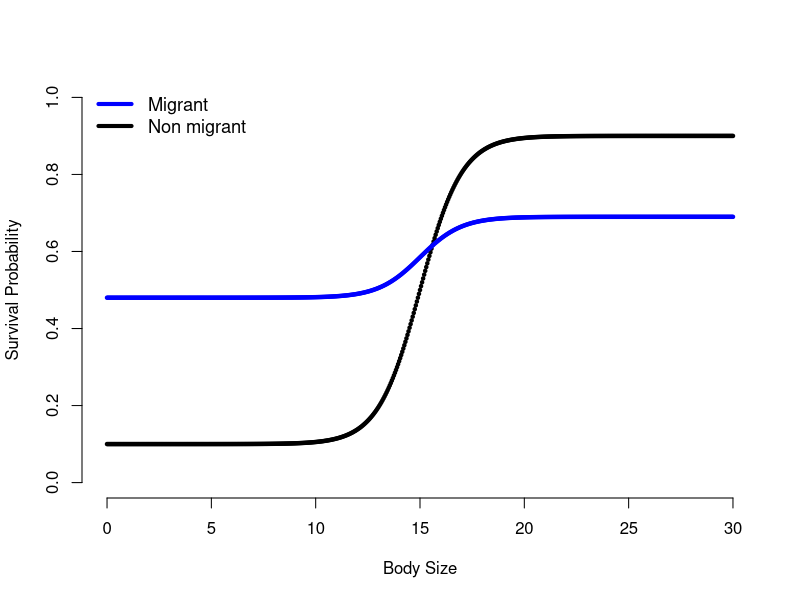
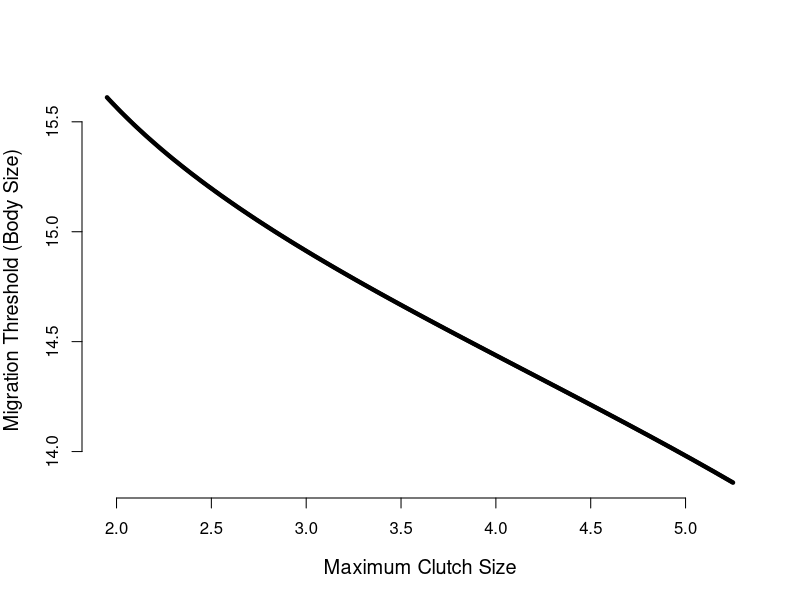
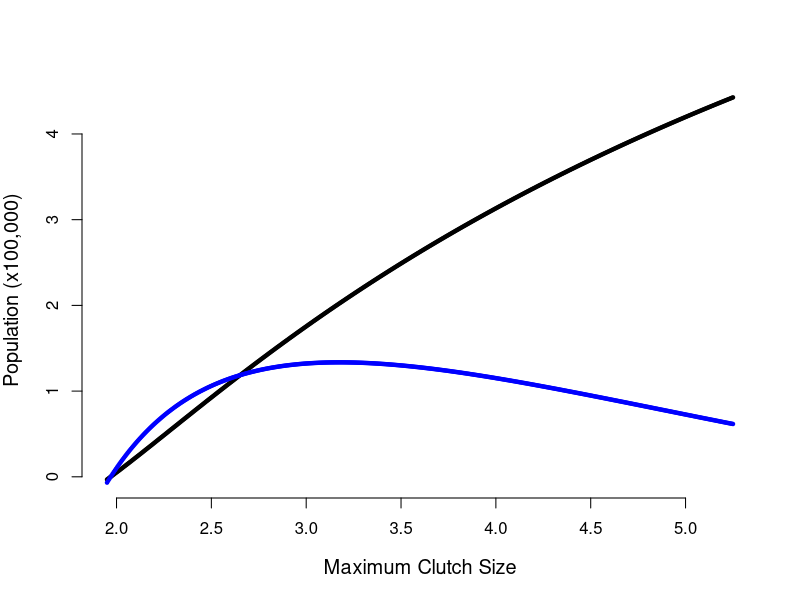
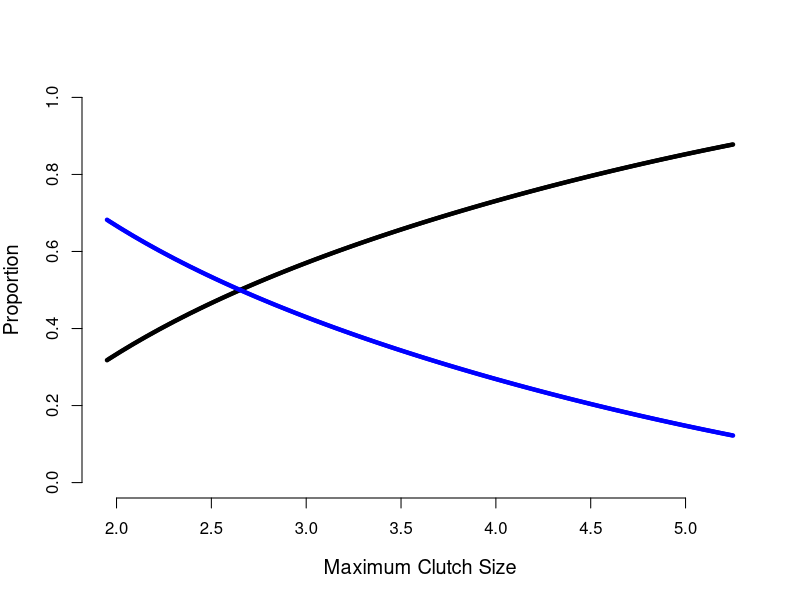
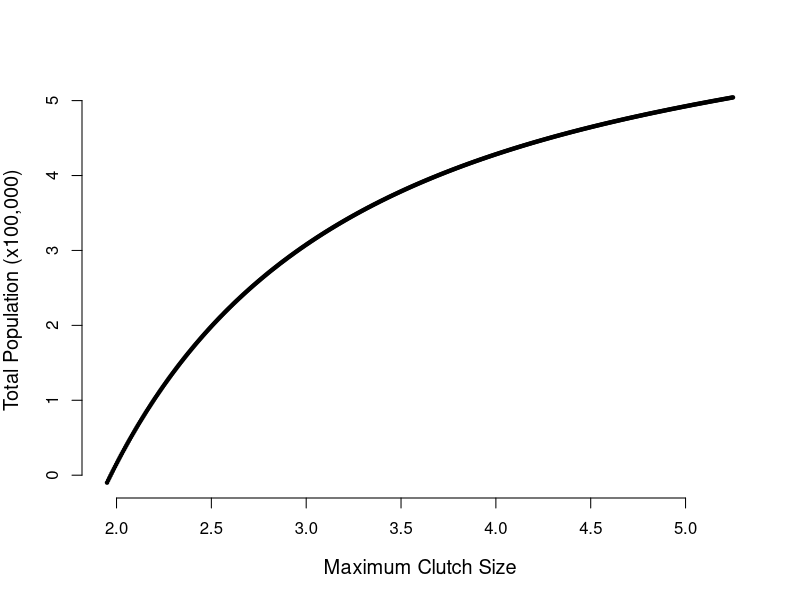
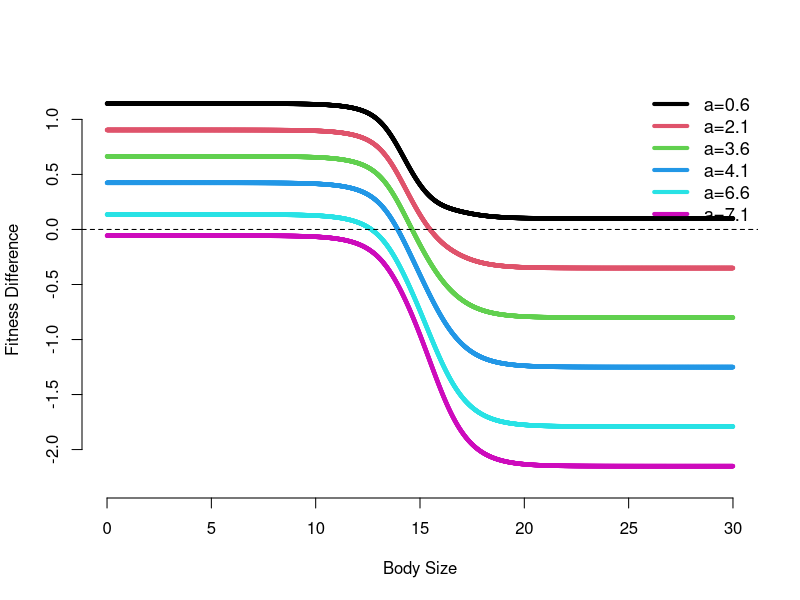
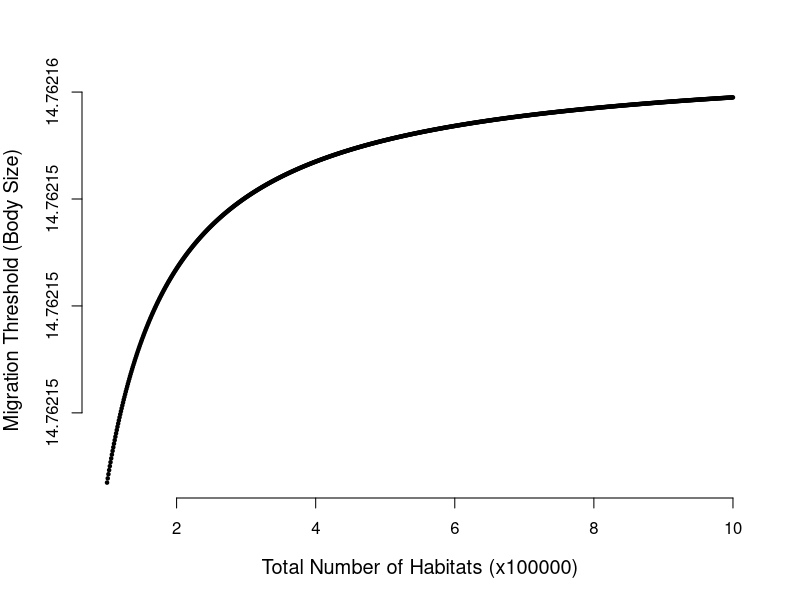
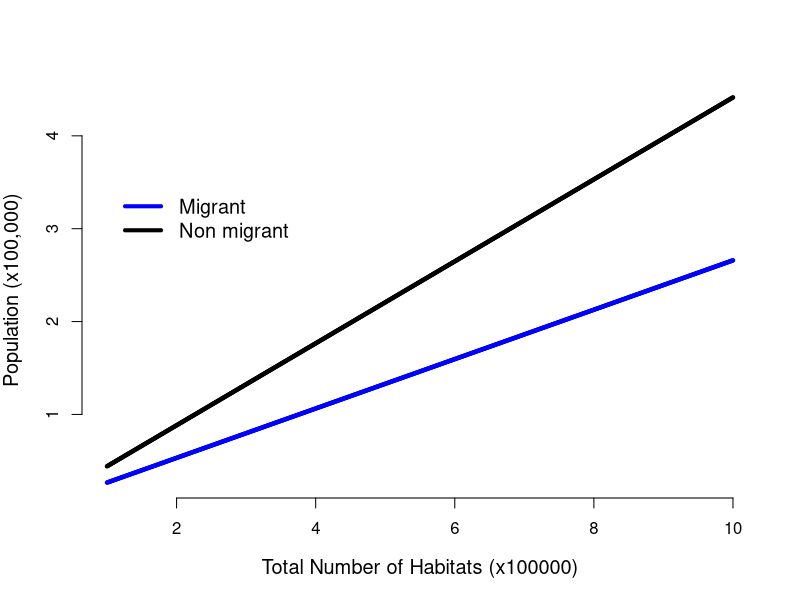

The R source for these figures, in order:
# defining survival and body size functions and their products for use later
FPm <- function(s) { 
  (0.48 + 0.21 / (1 +exp(15-s))) * exp(-0.5*(s-15)^2/1^2)/(1*sqrt(2*pi)) # survival rate of migrants times normal distribution of body weights
}
FPn <- function(s) {
  (0.10 + 0.8 / (1 +exp(15-s))) * exp(-0.5*(s-15)^2/1^2)/(1*sqrt(2*pi)) # survival rate of nonmigrants times normal distribution of body weights
}
P_survive_migrant <- function(s) {
  0.48 + 0.21 / (1 +exp(15-s))
}
P_survive_nonmigrant <- function(s) {
  0.10 + 0.8 / (1 +exp(15-s))
}
Fs <- function(s) {
  exp(-0.5*(s-15)^2/1^2)/(1*sqrt(2*pi))
}
s <- seq(0,30,0.05)
plot(s, P_survive_nonmigrant(s), pch=20, cex=0.7, ylim= c(0,1), ylab='Survival Probability', xlab='Body Size', frame.plot=FALSE)
points(s , P_survive_migrant(s), pch=20, cex=0.7, col='blue')
legend(x='topleft', legend=c('Migrant','Non migrant'), lty=c(1,1), col=c('blue','black'), cex=1.1, lwd=4, bty='n')

# plotting the effect of varying habitat quality on migration threshold and equilibrium population and proportions
best_territory <- seq(0.65,1.75,0.002)
s <- seq(0,30,length.out=length(best_territory))
Nm_soln <- numeric(length(s))
Nn_soln <- numeric(length(s))
Rn <- numeric(length(s))
Rm <- numeric(length(s))
fitness_m <- numeric(length(s))
fitness_n <- numeric(length(s))
threshold <- numeric(length(s))
Nm_therealdeal <- numeric(length(best_territory))
Nn_therealdeal <- numeric(length(best_territory))

for (j in 1:length(best_territory)) {
  a <- best_territory[j]
  b <- a/500000
  for (i in 1:length(s)) {
    S <- s[i]
    FPm_integral <- integrate(FPm, 0, S)
    FPn_integral <- integrate(FPn, S, 30)
    A <- ((FPm_integral$value + FPn_integral$value) * (2 + 2*a + b) - 2)/ (b *(FPm_integral$value + FPn_integral$value)^2)
    Nm_soln[i] <- A * FPm_integral$value
    Nn_soln[i] <- A * FPn_integral$value
    Rn[i] <- a - b*(Nn_soln[i]-1)/2
    Rm[i] <- a - b*Nn_soln[i] - b*(Nm_soln[i]-1)/2 
    fitness_m[i] <- P_survive_migrant(S) * (Rm[i] + 1)
    fitness_n[i] <- P_survive_nonmigrant(S) * (Rn[i] + 1)
  }
  threshold[j] <- approx(fitness_m-fitness_n, s, xout=0)$y
  therealFPm_integral <- integrate(FPm, 0, threshold[j])
  therealFPn_integral <- integrate(FPn, threshold[j], 30)
  A <- ((therealFPm_integral$value + therealFPn_integral$value) * (2 + 2*a + b) - 2)/ (b *(therealFPm_integral$value + therealFPn_integral$value)^2)
  Nm_therealdeal[j] <- A * therealFPm_integral$value
  Nn_therealdeal[j] <- A * therealFPn_integral$value
}
plot(best_territory*3, threshold, pch=20, cex = 0.7, cex.lab=1.2, xlab='Maximum Clutch Size', ylab='Migration Threshold (Body Size)', frame.plot=FALSE)

plot(best_territory*3, Nn_therealdeal/100000, ylim = c(min(Nm_therealdeal/100000),max(Nn_therealdeal/100000)), xlab='Maximum Clutch Size', ylab='Population (x100,000)', pch=20, cex = 0.7, cex.lab=1.2, frame.plot=FALSE) # xlim=c(2.5, max(best_territory*3)), ylim = c(0,max(Nn_therealdeal)),
points(best_territory*3, Nm_therealdeal/100000, col='blue', pch=20, cex = 0.7)

N <- Nm_therealdeal + Nn_therealdeal
prop_Nm <- Nm_therealdeal/N
prop_Nn <- Nn_therealdeal/N
plot(best_territory*3, prop_Nn, ylim=c(0,1), xlab='Maximum Clutch Size', ylab='Proportion', pch=20, cex = 0.7, cex.lab=1.2, frame.plot=FALSE, bg="NA")
points(best_territory*3, prop_Nm, col='blue', pch=20, cex = 0.7)
plot(best_territory*3, N/100000, xlab='Maximum Clutch Size', ylab='Total Population (x100,000)', pch=20, cex=0.7, cex.lab=1.2, frame.plot=FALSE)

# the effect of varying the habitat quality/clutch size on fitness difference between migrants and non-migrants
s <- seq(0,30,0.01)
Nm_soln2 <- numeric(length(s))
Nn_soln2 <- numeric(length(s))
Rn2 <- numeric(length(s))
Rm2 <- numeric(length(s))
fitness_m2 <- numeric(length(s))
fitness_n2 <- numeric(length(s))
threshold2 <- numeric(length(s))
#for (j in 1:length(best_territory)) {
for (j in 1:6) {
  #a <- c(0.2,0.4,0.6,0.8,1,1.2,1.4,1.6,1.8)[j]
  a <- c(0.2,0.7,1.2,1.7,2.3, 2.7)[j]
  b <- 0.0001
  for (i in 1:length(s)) {
    S <- s[i]
    FPm_integral <- integrate(FPm, min(s), S)
    FPn_integral <- integrate(FPn, S, max(s))
    A <- ((FPm_integral$value + FPn_integral$value) * (2 + 2*a + b) - 2)/ (b *(FPm_integral$value + FPn_integral$value)^2)
    Nm_soln2[i] <- A * FPm_integral$value
    Nn_soln2[i] <- A * FPn_integral$value
    Rn2[i] <- a - b*(Nn_soln2[i]-1)/2
    Rm2[i] <- a - b*Nn_soln2[i] - b*(Nm_soln2[i]-1)/2
    fitness_m2[i] <- P_survive_migrant(S) * (Rm2[i] + 1)
    fitness_n2[i] <- P_survive_nonmigrant(S) * (Rn2[i] + 1)
  }
  threshold <- approx(fitness_m2-fitness_n2, s, xout=0)$y
  approx(fitness_m2-fitness_n2, s, xout=0)$y
  if (j == 1) {
    plot(s, fitness_m2-fitness_n2, ylim=c(-2.3,1.2), pch=20, cex=0.7, col=j, frame.plot=FALSE, xlab='Body Size', ylab='Fitness Difference')
  } else {
    points(s, fitness_m2-fitness_n2, pch=20, cex=0.7, col=j)
  } 
}
abline(h=0,lty='dashed')
legend(x='topright', legend=c('a=0.6','a=2.1', 'a=3.6', 'a=4.1', 'a=6.6', 'a=7.1'), lty=c(1,1), col=c(1,2,3,4,5,6), cex=1.1, lwd=4, bty='n')

# the effect of habitat number on equilibrium populations and proportions 
best_territory <- seq(0.65,1.75,0.002)
s <- seq(0,30,length.out=length(best_territory))
Nm_soln <- numeric(length(s))
Nn_soln <- numeric(length(s))
Rn <- numeric(length(s))
Rm <- numeric(length(s))
fitness_m <- numeric(length(s))
fitness_n <- numeric(length(s))
threshold <- numeric(length(s))
Nm_therealdeal <- numeric(length(best_territory))
Nn_therealdeal <- numeric(length(best_territory))
total_habitats <- seq(100000,1000000, 1000)

for (j in 1:length(total_habitats)) {
  a <- 1.1
  b <- a/total_habitats[j]
  for (i in 1:length(s)) {
    S <- s[i]
    FPm_integral <- integrate(FPm, 0, S)
    FPn_integral <- integrate(FPn, S, 30)
    A <- ((FPm_integral$value + FPn_integral$value) * (2 + 2*a + b) - 2)/ (b *(FPm_integral$value + FPn_integral$value)^2)
    Nm_soln[i] <- A * FPm_integral$value
    Nn_soln[i] <- A * FPn_integral$value
    Rn[i] <- a - b*(Nn_soln[i]-1)/2
    Rm[i] <- a - b*Nn_soln[i] - b*(Nm_soln[i]-1)/2 
    fitness_m[i] <- P_survive_migrant(S) * (Rm[i] + 1)
    fitness_n[i] <- P_survive_nonmigrant(S) * (Rn[i] + 1)
  }
  threshold[j] <- approx(fitness_m-fitness_n, s, xout=0)$y
  therealFPm_integral <- integrate(FPm, 0, threshold[j])
  therealFPn_integral <- integrate(FPn, threshold[j], 30)
  A <- ((therealFPm_integral$value + therealFPn_integral$value) * (2 + 2*a + b) - 2)/ (b *(therealFPm_integral$value + therealFPn_integral$value)^2)
  Nm_therealdeal[j] <- A * therealFPm_integral$value
  Nn_therealdeal[j] <- A * therealFPn_integral$value
}
plot(total_habitats/100000, threshold, pch=20, cex = 0.7, xlab='Total Number of Habitats (x100000)', ylab='Migration Threshold (Body Size)', frame.plot=FALSE, cex.lab=1.2,)
plot(total_habitats/100000, Nn_therealdeal/100000, ylim = c(min(Nm_therealdeal/100000),max(Nn_therealdeal/100000)), xlab='Total Number of Habitats (x100000)', ylab='Population (x100,000)', pch=20, cex = 0.7, cex.lab=1.2, frame.plot=FALSE) # xlim=c(2.5, max(best_territory*3)), ylim = c(0,max(Nn_therealdeal)),
points(total_habitats/100000, Nm_therealdeal/100000, col='blue', pch=20, cex = 0.7)
legend(x=1, y=3.5, legend=c('Migrant','Non migrant'), lty=c(1,1), col=c('blue','black'), cex=1.2, lwd=4, bty='n')
N <- Nm_therealdeal + Nn_therealdeal
prop_Nm <- Nm_therealdeal/N
prop_Nn <- Nn_therealdeal/N
plot(total_habitats/100000, prop_Nn, ylim=c(0,1), xlab='Total Number of Habitats (x100000)', ylab='Proportion', pch=20, cex = 0.7, cex.lab=1.2, frame.plot=FALSE)
points(total_habitats/100000, prop_Nm, col='blue', pch=20, cex = 0.7)

plot(total_habitats/100000, N/100000, xlab='Total Number of Habitats (x100000)', ylab='Total Population (x100,000)', pch=20, cex=0.7, cex.lab=1.2, frame.plot=FALSE)
legend(x='topleft', legend=c('Migrant','Non migrant'), lty=c(1,1), col=c('blue','black'), cex=1.2, lwd=4, bty='n')

